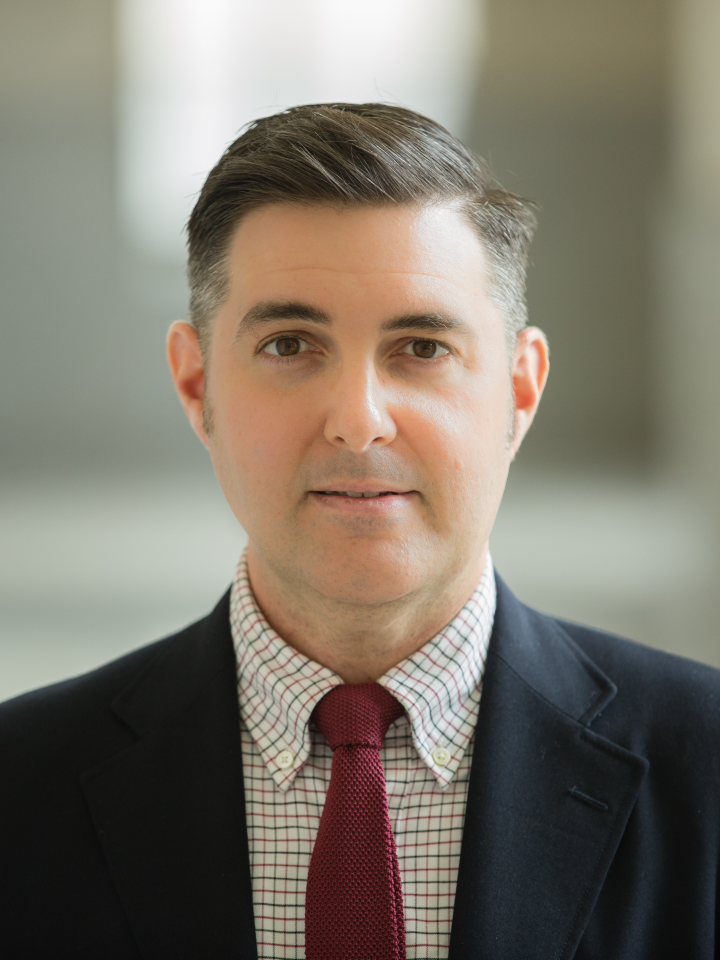
#> input picture image_processing/images/man.jpg, 2880 x 3840 px, found by its file name (shown at 1/4 size)
$ python 22lbp_extraction_from_image.py
#> lines starting #> are read from the running program, lines starting #| are printed output that depends on the picture
### image_processing/utils/presentation.py
import numpy as np
from pydicom import FileDataset
import matplotlib.pyplot as plt
from PIL import Image, ImageFilter
import cv2 as cv


draw_line = lambda: print("=" * 50)


# [134 lines left out: functions p_dicom, show_presentation, compare, show_pixel_info, show_voi_lut_module, show_file_dataset_info and 3 more, not called in this run]


def show_image(img, title="Image", wait=True):
    img = resize_image(img, 500, 500)
    cv.imshow(title, img)
    if wait:
        while True:
            key = cv.waitKey(1) & 0xFF
            if key == ord("q") or cv.getWindowProperty(title, cv.WND_PROP_VISIBLE) < 1:
                break
        cv.destroyAllWindows()


def resize_image(image, new_width=None, new_height=None):
    # Get the original dimensions
    height, width = image.shape[:2]

    # Calculate aspect ratio
    if new_width is None:
        aspect_ratio = new_height / float(height)
        new_width = int(width * aspect_ratio)
    else:
        aspect_ratio = new_width / float(width)
        new_height = int(height * aspect_ratio)

    # Resize the image
    resized_image = cv.resize(image, (new_width, new_height))

    return resized_image


# [60 lines left out: functions show_rgb, show_hsv, show_lab, show_ycrcb, not called in this run]


def show_gray(image):
    image = cv.cvtColor(image, cv.COLOR_BGR2GRAY)
    show_image(image, "Grayscale Image")

### image_processing/22lbp_extraction_from_image.py
import skimage.feature as feature
import numpy as np
import cv2 as cv
from utils.presentation import show_image
import matplotlib.pyplot as plt


class LocalBinaryPatterns:
    def __init__(self, numPoints, radius):
        self.numPoints = numPoints
        self.radius = radius

    def describe(self, image, eps=1e-7):
        lbp = feature.local_binary_pattern(
            image, self.numPoints, self.radius, method="uniform"
        )
        (hist, _) = np.histogram(
            lbp.ravel(),
            bins=np.arange(0, self.numPoints + 3),
            range=(0, self.numPoints + 2),
        )

        # Normalize the histogram
        hist = hist.astype("float")
        hist /= hist.sum() + eps

        return hist, lbp


img = cv.imread("image_processing/images/man.jpg")
#> img is the input picture: shape (3840, 2880, 3); mean B, G, R 107.5, 119.6, 126.7
img = cv.cvtColor(img, cv.COLOR_BGR2GRAY)
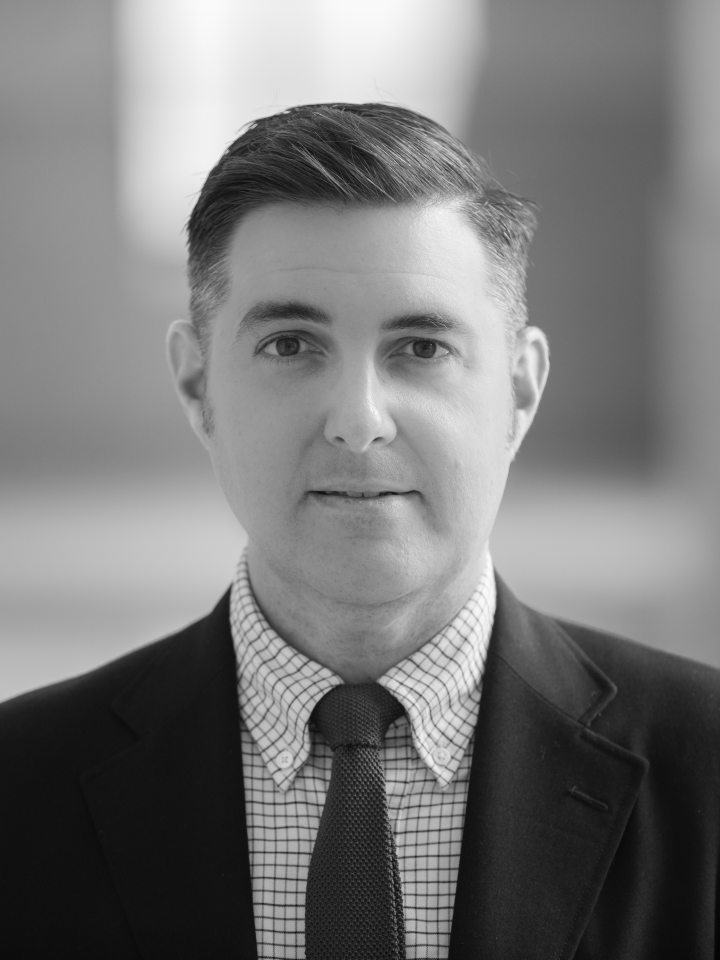
#> img: shape (3840, 2880) (shown at 1/4 size); min 1, max 252, mean 120.3

desc = LocalBinaryPatterns(24, 8)
hist, lbp = desc.describe(img)
#> in describe, `lbp = feature.local_binary_pattern( image, self.numPoints, self.radius..`:
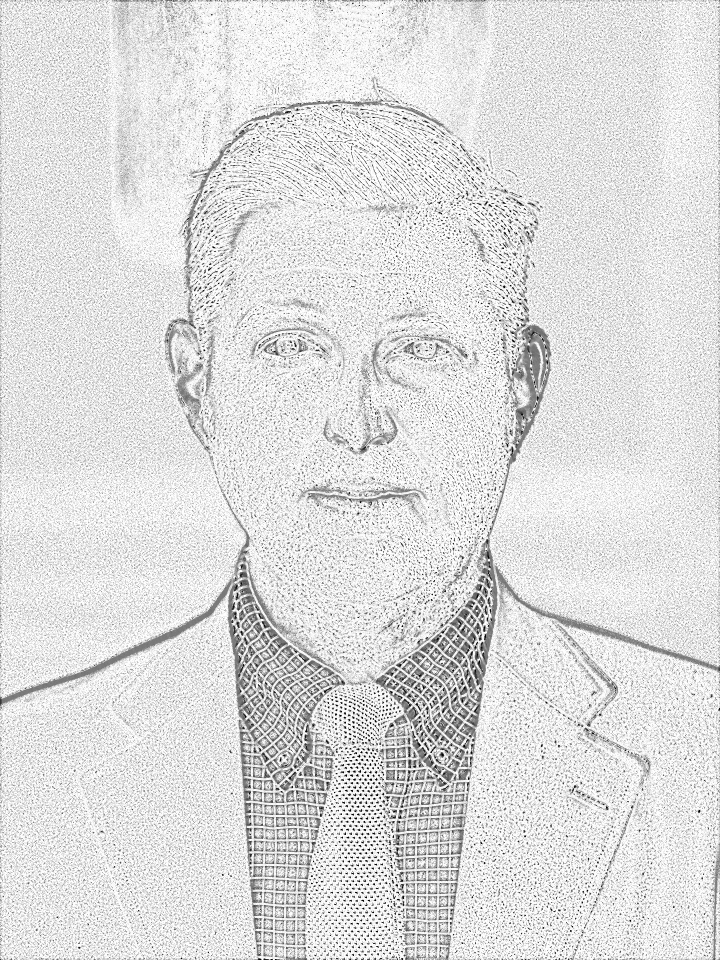
#> lbp: shape (3840, 2880) float64 (shown at 1/4 size); min 0, max 25, mean 21.7; drawn with min black and max white
#> in describe, `(hist, _) = np.histogram( lbp.ravel(), bins=np.arange(0, self.numPoint..`: hist = 26 values, max 8109471 at index 25, min 19627 at index 18, mean 425353.8
#> in describe, `hist /= hist.sum() + eps`: hist = 26 values, max 0.733 at index 25, min 0.00177 at index 18, mean 0.0385

show_image(lbp)
#> in resize_image, `resized_image = cv.resize(image, (new_width, new_height))`:
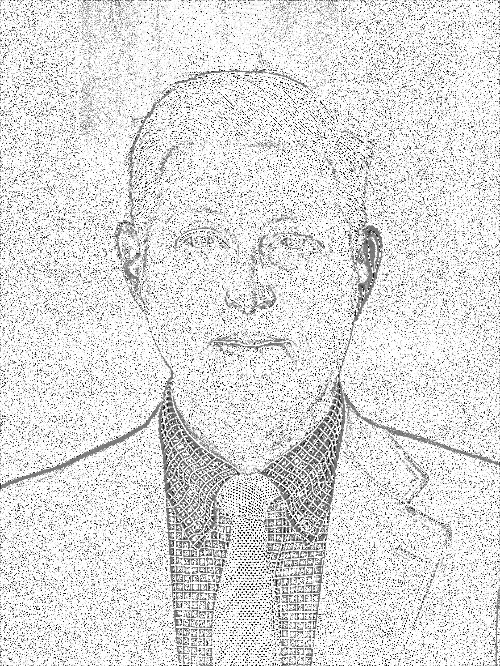
#> resized_image: shape (666, 500) float64; min 0, max 25, mean 21.8; drawn with min black and max white
#> in show_image, `cv.imshow(title, img)`:
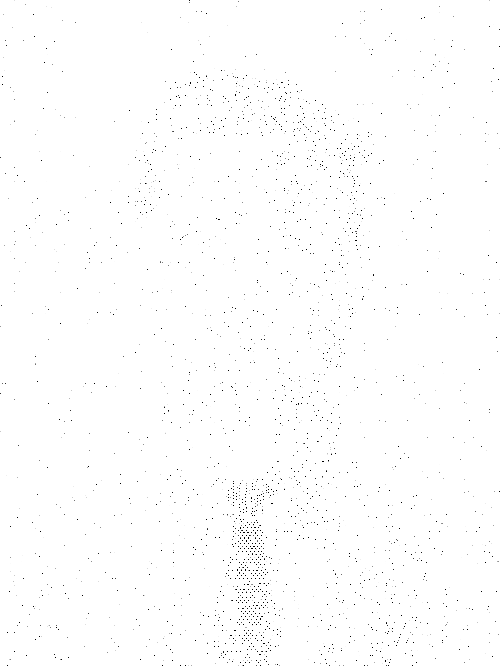
#> window 'Image': shape (666, 500); min 0, max 255, mean 253.6
#> (key q is pressed here)
plt.imshow(lbp, cmap="gray")
plt.axis("off")
plt.show()

$ run again, with image_processing/images/ball.jpg copied over image_processing/images/man.jpg
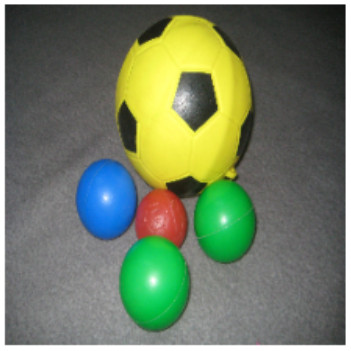
#> input picture image_processing/images/ball.jpg, 351 x 351 px, found by its file name
#> img is the input picture: shape (351, 351, 3); mean B, G, R 99.1, 125.1, 112.6
#> img: shape (351, 351)
#> in describe, `lbp = feature.local_binary_pattern( image, self.numPoints, self.radius..`:
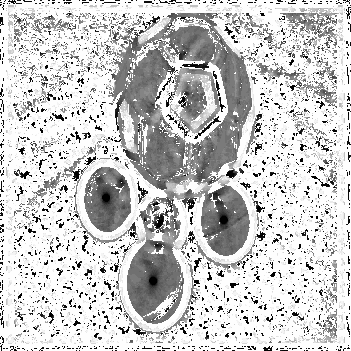
#> lbp: shape (351, 351) float64; min 0, max 25, mean 19.8; drawn with min black and max white
#> in describe, `(hist, _) = np.histogram( lbp.ravel(), bins=np.arange(0, self.numPoint..`: hist = 26 values, max 73915 at index 25, min 535 at index 5, mean 4738.5
#> in describe, `hist /= hist.sum() + eps`: hist = 26 values, max 0.6 at index 25, min 0.00434 at index 5, mean 0.0385
#> in show_image, `cv.imshow(title, img)`:
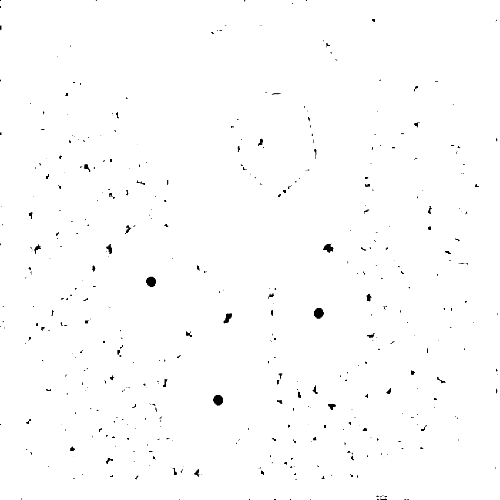
#> window 'Image': shape (500, 500); min 0, max 255, mean 253.2

$ run again, with image_processing/images/example1.jpg copied over image_processing/images/man.jpg
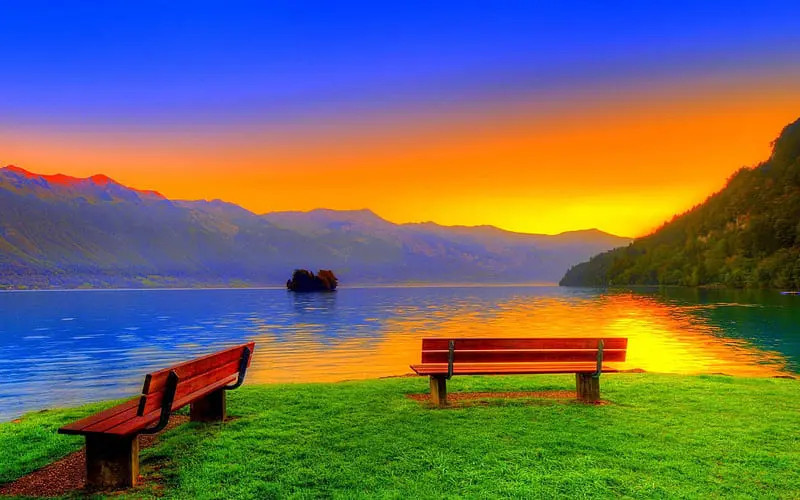
#> input picture image_processing/images/example1.jpg, 800 x 500 px, found by its file name
#> img is the input picture: shape (500, 800, 3); mean B, G, R 97.6, 108, 115
#> img: shape (500, 800)
#> in describe, `lbp = feature.local_binary_pattern( image, self.numPoints, self.radius..`:
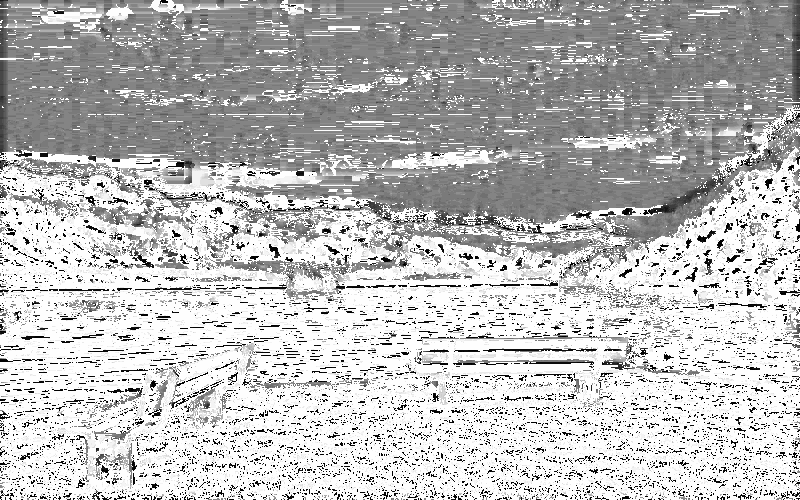
#> lbp: shape (500, 800) float64; min 0, max 25, mean 18.4; drawn with min black and max white
#> in describe, `(hist, _) = np.histogram( lbp.ravel(), bins=np.arange(0, self.numPoint..`: hist = 26 values, max 188698 at index 25, min 777 at index 4, mean 15384.6
#> in describe, `hist /= hist.sum() + eps`: hist = 26 values, max 0.472 at index 25, min 0.00194 at index 4, mean 0.0385
#> in show_image, `cv.imshow(title, img)`:
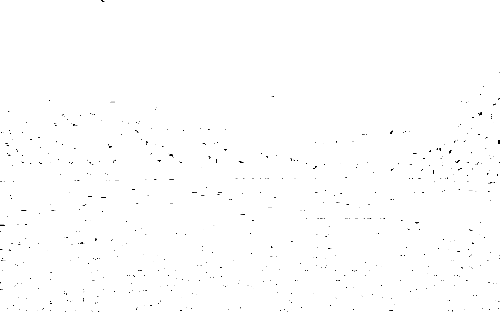
#> window 'Image': shape (312, 500); min 0, max 255, mean 254
